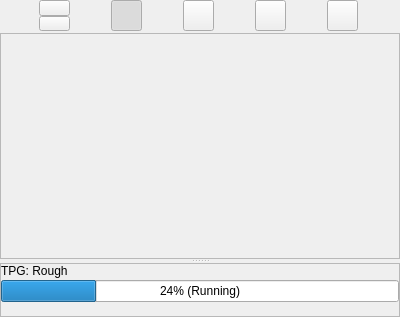
<?xml version="1.0" encoding="UTF-8"?>
<ui version="4.0">
 <class>CamProjectDockWindow</class>
 <widget class="QWidget" name="CamProjectDockWindow">
  <property name="geometry">
   <rect>
    <x>0</x>
    <y>0</y>
    <width>400</width>
    <height>317</height>
   </rect>
  </property>
  <property name="windowTitle">
   <string>Form</string>
  </property>
  <layout class="QGridLayout" name="gridLayout">
   <property name="margin">
    <number>0</number>
   </property>
   <property name="spacing">
    <number>0</number>
   </property>
   <item row="0" column="0">
    <widget class="QWidget" name="SettingsArea" native="true">
     <layout class="QVBoxLayout" name="verticalLayout_2">
      <property name="spacing">
       <number>2</number>
      </property>
      <property name="margin">
       <number>0</number>
      </property>
      <item>
       <layout class="QHBoxLayout" name="FeatureButtons">
        <item>
         <widget class="QWidget" name="updownGroup" native="true">
          <property name="minimumSize">
           <size>
            <width>31</width>
            <height>31</height>
           </size>
          </property>
          <property name="maximumSize">
           <size>
            <width>31</width>
            <height>31</height>
           </size>
          </property>
          <layout class="QGridLayout" name="gridLayout_13">
           <property name="margin">
            <number>0</number>
           </property>
           <property name="spacing">
            <number>0</number>
           </property>
           <item row="0" column="0">
            <layout class="QVBoxLayout" name="updownGroupVLayout">
             <property name="spacing">
              <number>0</number>
             </property>
             <item>
              <widget class="QPushButton" name="upBtn">
               <property name="toolTip">
                <string>Move the Selected Feature up</string>
               </property>
               <property name="text">
                <string/>
               </property>
               <property name="icon">
                <iconset resource="Resources/Cam.qrc">
                 <normaloff>:/icons/up.svg</normaloff>:/icons/up.svg</iconset>
               </property>
               <property name="iconSize">
                <size>
                 <width>24</width>
                 <height>12</height>
                </size>
               </property>
              </widget>
             </item>
             <item>
              <widget class="QPushButton" name="downBtn">
               <property name="toolTip">
                <string>Move the Selected Feature down</string>
               </property>
               <property name="text">
                <string/>
               </property>
               <property name="icon">
                <iconset resource="Resources/Cam.qrc">
                 <normaloff>:/icons/down.svg</normaloff>:/icons/down.svg</iconset>
               </property>
               <property name="iconSize">
                <size>
                 <width>24</width>
                 <height>12</height>
                </size>
               </property>
              </widget>
             </item>
            </layout>
           </item>
          </layout>
         </widget>
        </item>
        <item>
         <widget class="QPushButton" name="FeatureEnableButton">
          <property name="maximumSize">
           <size>
            <width>31</width>
            <height>31</height>
           </size>
          </property>
          <property name="toolTip">
           <string>Enable/Disable the selected feature</string>
          </property>
          <property name="text">
           <string notr="true"/>
          </property>
          <property name="icon">
           <iconset resource="Resources/Cam.qrc">
            <normaloff>:/icons/cross.svg</normaloff>
            <normalon>:/icons/tick.svg</normalon>
            <activeon>:/icons/tick.svg</activeon>
            <selectedon>:/icons/tick.svg</selectedon>:/icons/cross.svg</iconset>
          </property>
          <property name="checkable">
           <bool>true</bool>
          </property>
          <property name="checked">
           <bool>true</bool>
          </property>
         </widget>
        </item>
        <item>
         <widget class="QPushButton" name="RunTPGButton">
          <property name="maximumSize">
           <size>
            <width>31</width>
            <height>31</height>
           </size>
          </property>
          <property name="toolTip">
           <string>Execute selected TPG(s)</string>
          </property>
          <property name="text">
           <string/>
          </property>
          <property name="icon">
           <iconset resource="Resources/Cam.qrc">
            <normaloff>:/icons/run-tpg.svg</normaloff>:/icons/run-tpg.svg</iconset>
          </property>
         </widget>
        </item>
        <item>
         <widget class="QPushButton" name="PostProcessButton">
          <property name="maximumSize">
           <size>
            <width>31</width>
            <height>31</height>
           </size>
          </property>
          <property name="toolTip">
           <string>Post-process the selected tool-path(s)</string>
          </property>
          <property name="text">
           <string/>
          </property>
          <property name="icon">
           <iconset resource="Resources/Cam.qrc">
            <normaloff>:/icons/post-process.svg</normaloff>:/icons/post-process.svg</iconset>
          </property>
         </widget>
        </item>
        <item>
         <widget class="QPushButton" name="ExportGCodeButton">
          <property name="maximumSize">
           <size>
            <width>31</width>
            <height>31</height>
           </size>
          </property>
          <property name="toolTip">
           <string>&lt;html&gt;&lt;head/&gt;&lt;body&gt;&lt;p&gt;Export the selected Machine program to file ...&lt;/p&gt;&lt;/body&gt;&lt;/html&gt;</string>
          </property>
          <property name="text">
           <string/>
          </property>
          <property name="icon">
           <iconset resource="Resources/Cam.qrc">
            <normaloff>:/icons/cnc-export.svg</normaloff>:/icons/cnc-export.svg</iconset>
          </property>
         </widget>
        </item>
       </layout>
      </item>
      <item>
       <widget class="QSplitter" name="ProgressSplitter">
        <property name="orientation">
         <enum>Qt::Vertical</enum>
        </property>
        <widget class="QScrollArea" name="SettingsScroll">
         <property name="sizePolicy">
          <sizepolicy hsizetype="Expanding" vsizetype="Expanding">
           <horstretch>0</horstretch>
           <verstretch>1</verstretch>
          </sizepolicy>
         </property>
         <property name="widgetResizable">
          <bool>true</bool>
         </property>
         <widget class="QWidget" name="SettingsWidget">
          <property name="geometry">
           <rect>
            <x>0</x>
            <y>0</y>
            <width>398</width>
            <height>82</height>
           </rect>
          </property>
          <layout class="QFormLayout" name="formLayout">
           <property name="fieldGrowthPolicy">
            <enum>QFormLayout::AllNonFixedFieldsGrow</enum>
           </property>
           <property name="horizontalSpacing">
            <number>2</number>
           </property>
           <property name="verticalSpacing">
            <number>0</number>
           </property>
           <property name="margin">
            <number>0</number>
           </property>
          </layout>
         </widget>
        </widget>
        <widget class="QScrollArea" name="ProgressScroll">
         <property name="minimumSize">
          <size>
           <width>0</width>
           <height>54</height>
          </size>
         </property>
         <property name="widgetResizable">
          <bool>true</bool>
         </property>
         <widget class="QWidget" name="scrollAreaWidgetContents">
          <property name="geometry">
           <rect>
            <x>0</x>
            <y>0</y>
            <width>398</width>
            <height>190</height>
           </rect>
          </property>
          <layout class="QVBoxLayout" name="ProgressScrollLayout">
           <property name="spacing">
            <number>0</number>
           </property>
           <property name="margin">
            <number>0</number>
           </property>
           <item>
            <layout class="QVBoxLayout" name="ProgressBars">
             <property name="spacing">
              <number>2</number>
             </property>
             <item>
              <widget class="QLabel" name="ProgressLabel1">
               <property name="text">
                <string>TPG: Rough</string>
               </property>
              </widget>
             </item>
             <item>
              <widget class="QProgressBar" name="ProgressBar1">
               <property name="value">
                <number>24</number>
               </property>
               <property name="textVisible">
                <bool>true</bool>
               </property>
               <property name="format">
                <string>%p% (Running)</string>
               </property>
              </widget>
             </item>
             <item>
              <spacer name="verticalSpacer">
               <property name="orientation">
                <enum>Qt::Vertical</enum>
               </property>
               <property name="sizeType">
                <enum>QSizePolicy::MinimumExpanding</enum>
               </property>
               <property name="sizeHint" stdset="0">
                <size>
                 <width>20</width>
                 <height>0</height>
                </size>
               </property>
              </spacer>
             </item>
            </layout>
           </item>
          </layout>
         </widget>
        </widget>
       </widget>
      </item>
     </layout>
    </widget>
   </item>
  </layout>
 </widget>
 <resources>
  <include location="Resources/Cam.qrc"/>
 </resources>
 <connections/>
</ui>
